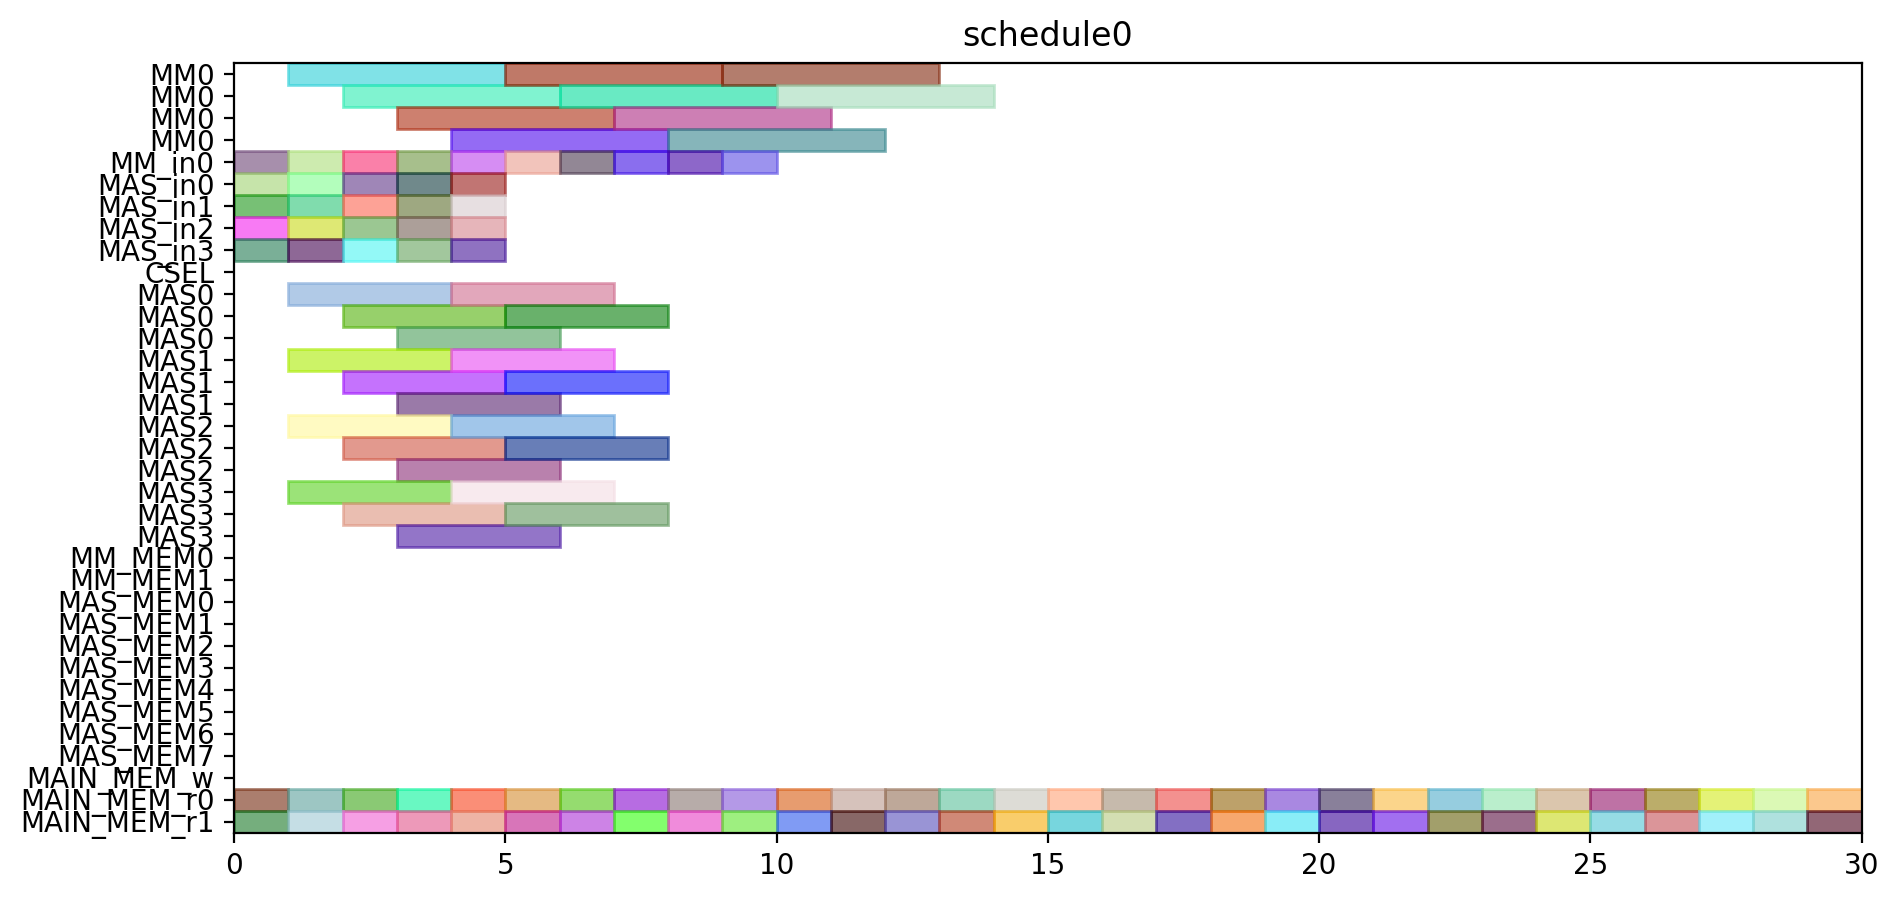

Write the Python code that produced this figure.
from pyschedule import Scenario, solvers, plotters, alt


def solve():
	horizon = 131
	S = Scenario("schedule0", horizon=horizon)

	# resource
	MM = S.Resources('MM', num=1, size=4)
	MM_in = S.Resources('MM_in', num=1)
	MAS_in = S.Resources('MAS_in', num=4)
	CSEL = S.Resource('CSEL')
	MAS = S.Resources('MAS', num=4, size=3, periods=range(1, horizon))
	MM_MEM = S.Resources('MM_MEM', num=2)
	MAS_MEM = S.Resources('MAS_MEM', num=8)
	MAIN_MEM_w = S.Resource('MAIN_MEM_w', size=1)
	MAIN_MEM_r = S.Resources('MAIN_MEM_r', num=2)

	# result of previous scheduling

	# new tasks
	c_aa_a1_0 = S.Task('c_aa_a1_0', length=3, delay_cost=1)
	c_aa_a1_0 += alt(MAS)
	c_aa_a1_0_in = S.Task('c_aa_a1_0_in', length=1, delay_cost=1)
	c_aa_a1_0_in += alt(MAS_in)
	S += c_aa_a1_0_in*MAS_in[0]<=c_aa_a1_0*MAS[0]

	S += c_aa_a1_0_in*MAS_in[1]<=c_aa_a1_0*MAS[1]

	S += c_aa_a1_0_in*MAS_in[2]<=c_aa_a1_0*MAS[2]

	S += c_aa_a1_0_in*MAS_in[3]<=c_aa_a1_0*MAS[3]

	c_aa_a1_0_mem0 = S.Task('c_aa_a1_0_mem0', length=1, delay_cost=1)
	c_aa_a1_0_mem0 += MAIN_MEM_r[0]
	c_aa_a1_0_mem1 = S.Task('c_aa_a1_0_mem1', length=1, delay_cost=1)
	c_aa_a1_0_mem1 += MAIN_MEM_r[1]
	c_aa_a1_1 = S.Task('c_aa_a1_1', length=3, delay_cost=1)
	c_aa_a1_1 += alt(MAS)
	c_aa_a1_1_in = S.Task('c_aa_a1_1_in', length=1, delay_cost=1)
	c_aa_a1_1_in += alt(MAS_in)
	S += c_aa_a1_1_in*MAS_in[0]<=c_aa_a1_1*MAS[0]

	S += c_aa_a1_1_in*MAS_in[1]<=c_aa_a1_1*MAS[1]

	S += c_aa_a1_1_in*MAS_in[2]<=c_aa_a1_1*MAS[2]

	S += c_aa_a1_1_in*MAS_in[3]<=c_aa_a1_1*MAS[3]

	c_aa_a1_1_mem0 = S.Task('c_aa_a1_1_mem0', length=1, delay_cost=1)
	c_aa_a1_1_mem0 += MAIN_MEM_r[0]
	c_aa_a1_1_mem1 = S.Task('c_aa_a1_1_mem1', length=1, delay_cost=1)
	c_aa_a1_1_mem1 += MAIN_MEM_r[1]
	c_aa_t10 = S.Task('c_aa_t10', length=3, delay_cost=1)
	c_aa_t10 += alt(MAS)
	c_aa_t10_in = S.Task('c_aa_t10_in', length=1, delay_cost=1)
	c_aa_t10_in += alt(MAS_in)
	S += c_aa_t10_in*MAS_in[0]<=c_aa_t10*MAS[0]

	S += c_aa_t10_in*MAS_in[1]<=c_aa_t10*MAS[1]

	S += c_aa_t10_in*MAS_in[2]<=c_aa_t10*MAS[2]

	S += c_aa_t10_in*MAS_in[3]<=c_aa_t10*MAS[3]

	c_aa_t10_mem0 = S.Task('c_aa_t10_mem0', length=1, delay_cost=1)
	c_aa_t10_mem0 += MAIN_MEM_r[0]
	c_aa_t10_mem1 = S.Task('c_aa_t10_mem1', length=1, delay_cost=1)
	c_aa_t10_mem1 += MAIN_MEM_r[1]
	c_aa_t11 = S.Task('c_aa_t11', length=3, delay_cost=1)
	c_aa_t11 += alt(MAS)
	c_aa_t11_in = S.Task('c_aa_t11_in', length=1, delay_cost=1)
	c_aa_t11_in += alt(MAS_in)
	S += c_aa_t11_in*MAS_in[0]<=c_aa_t11*MAS[0]

	S += c_aa_t11_in*MAS_in[1]<=c_aa_t11*MAS[1]

	S += c_aa_t11_in*MAS_in[2]<=c_aa_t11*MAS[2]

	S += c_aa_t11_in*MAS_in[3]<=c_aa_t11*MAS[3]

	c_aa_t11_mem0 = S.Task('c_aa_t11_mem0', length=1, delay_cost=1)
	c_aa_t11_mem0 += MAIN_MEM_r[0]
	c_aa_t11_mem1 = S.Task('c_aa_t11_mem1', length=1, delay_cost=1)
	c_aa_t11_mem1 += MAIN_MEM_r[1]
	c_aa_t3_t0 = S.Task('c_aa_t3_t0', length=4, delay_cost=1)
	c_aa_t3_t0 += alt(MM)
	c_aa_t3_t0_in = S.Task('c_aa_t3_t0_in', length=1, delay_cost=1)
	c_aa_t3_t0_in += alt(MM_in)
	S += c_aa_t3_t0_in*MM_in[0]<=c_aa_t3_t0*MM[0]

	c_aa_t3_t0_mem0 = S.Task('c_aa_t3_t0_mem0', length=1, delay_cost=1)
	c_aa_t3_t0_mem0 += MAIN_MEM_r[0]
	c_aa_t3_t0_mem1 = S.Task('c_aa_t3_t0_mem1', length=1, delay_cost=1)
	c_aa_t3_t0_mem1 += MAIN_MEM_r[1]
	c_aa_t3_t1 = S.Task('c_aa_t3_t1', length=4, delay_cost=1)
	c_aa_t3_t1 += alt(MM)
	c_aa_t3_t1_in = S.Task('c_aa_t3_t1_in', length=1, delay_cost=1)
	c_aa_t3_t1_in += alt(MM_in)
	S += c_aa_t3_t1_in*MM_in[0]<=c_aa_t3_t1*MM[0]

	c_aa_t3_t1_mem0 = S.Task('c_aa_t3_t1_mem0', length=1, delay_cost=1)
	c_aa_t3_t1_mem0 += MAIN_MEM_r[0]
	c_aa_t3_t1_mem1 = S.Task('c_aa_t3_t1_mem1', length=1, delay_cost=1)
	c_aa_t3_t1_mem1 += MAIN_MEM_r[1]
	c_aa_t3_t2 = S.Task('c_aa_t3_t2', length=3, delay_cost=1)
	c_aa_t3_t2 += alt(MAS)
	c_aa_t3_t2_in = S.Task('c_aa_t3_t2_in', length=1, delay_cost=1)
	c_aa_t3_t2_in += alt(MAS_in)
	S += c_aa_t3_t2_in*MAS_in[0]<=c_aa_t3_t2*MAS[0]

	S += c_aa_t3_t2_in*MAS_in[1]<=c_aa_t3_t2*MAS[1]

	S += c_aa_t3_t2_in*MAS_in[2]<=c_aa_t3_t2*MAS[2]

	S += c_aa_t3_t2_in*MAS_in[3]<=c_aa_t3_t2*MAS[3]

	c_aa_t3_t2_mem0 = S.Task('c_aa_t3_t2_mem0', length=1, delay_cost=1)
	c_aa_t3_t2_mem0 += MAIN_MEM_r[0]
	c_aa_t3_t2_mem1 = S.Task('c_aa_t3_t2_mem1', length=1, delay_cost=1)
	c_aa_t3_t2_mem1 += MAIN_MEM_r[1]
	c_aa_t3_t3 = S.Task('c_aa_t3_t3', length=3, delay_cost=1)
	c_aa_t3_t3 += alt(MAS)
	c_aa_t3_t3_in = S.Task('c_aa_t3_t3_in', length=1, delay_cost=1)
	c_aa_t3_t3_in += alt(MAS_in)
	S += c_aa_t3_t3_in*MAS_in[0]<=c_aa_t3_t3*MAS[0]

	S += c_aa_t3_t3_in*MAS_in[1]<=c_aa_t3_t3*MAS[1]

	S += c_aa_t3_t3_in*MAS_in[2]<=c_aa_t3_t3*MAS[2]

	S += c_aa_t3_t3_in*MAS_in[3]<=c_aa_t3_t3*MAS[3]

	c_aa_t3_t3_mem0 = S.Task('c_aa_t3_t3_mem0', length=1, delay_cost=1)
	c_aa_t3_t3_mem0 += MAIN_MEM_r[0]
	c_aa_t3_t3_mem1 = S.Task('c_aa_t3_t3_mem1', length=1, delay_cost=1)
	c_aa_t3_t3_mem1 += MAIN_MEM_r[1]
	c_bb_a1_0 = S.Task('c_bb_a1_0', length=3, delay_cost=1)
	c_bb_a1_0 += alt(MAS)
	c_bb_a1_0_in = S.Task('c_bb_a1_0_in', length=1, delay_cost=1)
	c_bb_a1_0_in += alt(MAS_in)
	S += c_bb_a1_0_in*MAS_in[0]<=c_bb_a1_0*MAS[0]

	S += c_bb_a1_0_in*MAS_in[1]<=c_bb_a1_0*MAS[1]

	S += c_bb_a1_0_in*MAS_in[2]<=c_bb_a1_0*MAS[2]

	S += c_bb_a1_0_in*MAS_in[3]<=c_bb_a1_0*MAS[3]

	c_bb_a1_0_mem0 = S.Task('c_bb_a1_0_mem0', length=1, delay_cost=1)
	c_bb_a1_0_mem0 += MAIN_MEM_r[0]
	c_bb_a1_0_mem1 = S.Task('c_bb_a1_0_mem1', length=1, delay_cost=1)
	c_bb_a1_0_mem1 += MAIN_MEM_r[1]
	c_bb_a1_1 = S.Task('c_bb_a1_1', length=3, delay_cost=1)
	c_bb_a1_1 += alt(MAS)
	c_bb_a1_1_in = S.Task('c_bb_a1_1_in', length=1, delay_cost=1)
	c_bb_a1_1_in += alt(MAS_in)
	S += c_bb_a1_1_in*MAS_in[0]<=c_bb_a1_1*MAS[0]

	S += c_bb_a1_1_in*MAS_in[1]<=c_bb_a1_1*MAS[1]

	S += c_bb_a1_1_in*MAS_in[2]<=c_bb_a1_1*MAS[2]

	S += c_bb_a1_1_in*MAS_in[3]<=c_bb_a1_1*MAS[3]

	c_bb_a1_1_mem0 = S.Task('c_bb_a1_1_mem0', length=1, delay_cost=1)
	c_bb_a1_1_mem0 += MAIN_MEM_r[0]
	c_bb_a1_1_mem1 = S.Task('c_bb_a1_1_mem1', length=1, delay_cost=1)
	c_bb_a1_1_mem1 += MAIN_MEM_r[1]
	c_bb_t10 = S.Task('c_bb_t10', length=3, delay_cost=1)
	c_bb_t10 += alt(MAS)
	c_bb_t10_in = S.Task('c_bb_t10_in', length=1, delay_cost=1)
	c_bb_t10_in += alt(MAS_in)
	S += c_bb_t10_in*MAS_in[0]<=c_bb_t10*MAS[0]

	S += c_bb_t10_in*MAS_in[1]<=c_bb_t10*MAS[1]

	S += c_bb_t10_in*MAS_in[2]<=c_bb_t10*MAS[2]

	S += c_bb_t10_in*MAS_in[3]<=c_bb_t10*MAS[3]

	c_bb_t10_mem0 = S.Task('c_bb_t10_mem0', length=1, delay_cost=1)
	c_bb_t10_mem0 += MAIN_MEM_r[0]
	c_bb_t10_mem1 = S.Task('c_bb_t10_mem1', length=1, delay_cost=1)
	c_bb_t10_mem1 += MAIN_MEM_r[1]
	c_bb_t11 = S.Task('c_bb_t11', length=3, delay_cost=1)
	c_bb_t11 += alt(MAS)
	c_bb_t11_in = S.Task('c_bb_t11_in', length=1, delay_cost=1)
	c_bb_t11_in += alt(MAS_in)
	S += c_bb_t11_in*MAS_in[0]<=c_bb_t11*MAS[0]

	S += c_bb_t11_in*MAS_in[1]<=c_bb_t11*MAS[1]

	S += c_bb_t11_in*MAS_in[2]<=c_bb_t11*MAS[2]

	S += c_bb_t11_in*MAS_in[3]<=c_bb_t11*MAS[3]

	c_bb_t11_mem0 = S.Task('c_bb_t11_mem0', length=1, delay_cost=1)
	c_bb_t11_mem0 += MAIN_MEM_r[0]
	c_bb_t11_mem1 = S.Task('c_bb_t11_mem1', length=1, delay_cost=1)
	c_bb_t11_mem1 += MAIN_MEM_r[1]
	c_bb_t3_t0 = S.Task('c_bb_t3_t0', length=4, delay_cost=1)
	c_bb_t3_t0 += alt(MM)
	c_bb_t3_t0_in = S.Task('c_bb_t3_t0_in', length=1, delay_cost=1)
	c_bb_t3_t0_in += alt(MM_in)
	S += c_bb_t3_t0_in*MM_in[0]<=c_bb_t3_t0*MM[0]

	c_bb_t3_t0_mem0 = S.Task('c_bb_t3_t0_mem0', length=1, delay_cost=1)
	c_bb_t3_t0_mem0 += MAIN_MEM_r[0]
	c_bb_t3_t0_mem1 = S.Task('c_bb_t3_t0_mem1', length=1, delay_cost=1)
	c_bb_t3_t0_mem1 += MAIN_MEM_r[1]
	c_bb_t3_t1 = S.Task('c_bb_t3_t1', length=4, delay_cost=1)
	c_bb_t3_t1 += alt(MM)
	c_bb_t3_t1_in = S.Task('c_bb_t3_t1_in', length=1, delay_cost=1)
	c_bb_t3_t1_in += alt(MM_in)
	S += c_bb_t3_t1_in*MM_in[0]<=c_bb_t3_t1*MM[0]

	c_bb_t3_t1_mem0 = S.Task('c_bb_t3_t1_mem0', length=1, delay_cost=1)
	c_bb_t3_t1_mem0 += MAIN_MEM_r[0]
	c_bb_t3_t1_mem1 = S.Task('c_bb_t3_t1_mem1', length=1, delay_cost=1)
	c_bb_t3_t1_mem1 += MAIN_MEM_r[1]
	c_bb_t3_t2 = S.Task('c_bb_t3_t2', length=3, delay_cost=1)
	c_bb_t3_t2 += alt(MAS)
	c_bb_t3_t2_in = S.Task('c_bb_t3_t2_in', length=1, delay_cost=1)
	c_bb_t3_t2_in += alt(MAS_in)
	S += c_bb_t3_t2_in*MAS_in[0]<=c_bb_t3_t2*MAS[0]

	S += c_bb_t3_t2_in*MAS_in[1]<=c_bb_t3_t2*MAS[1]

	S += c_bb_t3_t2_in*MAS_in[2]<=c_bb_t3_t2*MAS[2]

	S += c_bb_t3_t2_in*MAS_in[3]<=c_bb_t3_t2*MAS[3]

	c_bb_t3_t2_mem0 = S.Task('c_bb_t3_t2_mem0', length=1, delay_cost=1)
	c_bb_t3_t2_mem0 += MAIN_MEM_r[0]
	c_bb_t3_t2_mem1 = S.Task('c_bb_t3_t2_mem1', length=1, delay_cost=1)
	c_bb_t3_t2_mem1 += MAIN_MEM_r[1]
	c_bb_t3_t3 = S.Task('c_bb_t3_t3', length=3, delay_cost=1)
	c_bb_t3_t3 += alt(MAS)
	c_bb_t3_t3_in = S.Task('c_bb_t3_t3_in', length=1, delay_cost=1)
	c_bb_t3_t3_in += alt(MAS_in)
	S += c_bb_t3_t3_in*MAS_in[0]<=c_bb_t3_t3*MAS[0]

	S += c_bb_t3_t3_in*MAS_in[1]<=c_bb_t3_t3*MAS[1]

	S += c_bb_t3_t3_in*MAS_in[2]<=c_bb_t3_t3*MAS[2]

	S += c_bb_t3_t3_in*MAS_in[3]<=c_bb_t3_t3*MAS[3]

	c_bb_t3_t3_mem0 = S.Task('c_bb_t3_t3_mem0', length=1, delay_cost=1)
	c_bb_t3_t3_mem0 += MAIN_MEM_r[0]
	c_bb_t3_t3_mem1 = S.Task('c_bb_t3_t3_mem1', length=1, delay_cost=1)
	c_bb_t3_t3_mem1 += MAIN_MEM_r[1]
	c_cc_a1_0 = S.Task('c_cc_a1_0', length=3, delay_cost=1)
	c_cc_a1_0 += alt(MAS)
	c_cc_a1_0_in = S.Task('c_cc_a1_0_in', length=1, delay_cost=1)
	c_cc_a1_0_in += alt(MAS_in)
	S += c_cc_a1_0_in*MAS_in[0]<=c_cc_a1_0*MAS[0]

	S += c_cc_a1_0_in*MAS_in[1]<=c_cc_a1_0*MAS[1]

	S += c_cc_a1_0_in*MAS_in[2]<=c_cc_a1_0*MAS[2]

	S += c_cc_a1_0_in*MAS_in[3]<=c_cc_a1_0*MAS[3]

	c_cc_a1_0_mem0 = S.Task('c_cc_a1_0_mem0', length=1, delay_cost=1)
	c_cc_a1_0_mem0 += MAIN_MEM_r[0]
	c_cc_a1_0_mem1 = S.Task('c_cc_a1_0_mem1', length=1, delay_cost=1)
	c_cc_a1_0_mem1 += MAIN_MEM_r[1]
	c_cc_a1_1 = S.Task('c_cc_a1_1', length=3, delay_cost=1)
	c_cc_a1_1 += alt(MAS)
	c_cc_a1_1_in = S.Task('c_cc_a1_1_in', length=1, delay_cost=1)
	c_cc_a1_1_in += alt(MAS_in)
	S += c_cc_a1_1_in*MAS_in[0]<=c_cc_a1_1*MAS[0]

	S += c_cc_a1_1_in*MAS_in[1]<=c_cc_a1_1*MAS[1]

	S += c_cc_a1_1_in*MAS_in[2]<=c_cc_a1_1*MAS[2]

	S += c_cc_a1_1_in*MAS_in[3]<=c_cc_a1_1*MAS[3]

	c_cc_a1_1_mem0 = S.Task('c_cc_a1_1_mem0', length=1, delay_cost=1)
	c_cc_a1_1_mem0 += MAIN_MEM_r[0]
	c_cc_a1_1_mem1 = S.Task('c_cc_a1_1_mem1', length=1, delay_cost=1)
	c_cc_a1_1_mem1 += MAIN_MEM_r[1]
	c_cc_t10 = S.Task('c_cc_t10', length=3, delay_cost=1)
	c_cc_t10 += alt(MAS)
	c_cc_t10_in = S.Task('c_cc_t10_in', length=1, delay_cost=1)
	c_cc_t10_in += alt(MAS_in)
	S += c_cc_t10_in*MAS_in[0]<=c_cc_t10*MAS[0]

	S += c_cc_t10_in*MAS_in[1]<=c_cc_t10*MAS[1]

	S += c_cc_t10_in*MAS_in[2]<=c_cc_t10*MAS[2]

	S += c_cc_t10_in*MAS_in[3]<=c_cc_t10*MAS[3]

	c_cc_t10_mem0 = S.Task('c_cc_t10_mem0', length=1, delay_cost=1)
	c_cc_t10_mem0 += MAIN_MEM_r[0]
	c_cc_t10_mem1 = S.Task('c_cc_t10_mem1', length=1, delay_cost=1)
	c_cc_t10_mem1 += MAIN_MEM_r[1]
	c_cc_t11 = S.Task('c_cc_t11', length=3, delay_cost=1)
	c_cc_t11 += alt(MAS)
	c_cc_t11_in = S.Task('c_cc_t11_in', length=1, delay_cost=1)
	c_cc_t11_in += alt(MAS_in)
	S += c_cc_t11_in*MAS_in[0]<=c_cc_t11*MAS[0]

	S += c_cc_t11_in*MAS_in[1]<=c_cc_t11*MAS[1]

	S += c_cc_t11_in*MAS_in[2]<=c_cc_t11*MAS[2]

	S += c_cc_t11_in*MAS_in[3]<=c_cc_t11*MAS[3]

	c_cc_t11_mem0 = S.Task('c_cc_t11_mem0', length=1, delay_cost=1)
	c_cc_t11_mem0 += MAIN_MEM_r[0]
	c_cc_t11_mem1 = S.Task('c_cc_t11_mem1', length=1, delay_cost=1)
	c_cc_t11_mem1 += MAIN_MEM_r[1]
	c_cc_t3_t0 = S.Task('c_cc_t3_t0', length=4, delay_cost=1)
	c_cc_t3_t0 += alt(MM)
	c_cc_t3_t0_in = S.Task('c_cc_t3_t0_in', length=1, delay_cost=1)
	c_cc_t3_t0_in += alt(MM_in)
	S += c_cc_t3_t0_in*MM_in[0]<=c_cc_t3_t0*MM[0]

	c_cc_t3_t0_mem0 = S.Task('c_cc_t3_t0_mem0', length=1, delay_cost=1)
	c_cc_t3_t0_mem0 += MAIN_MEM_r[0]
	c_cc_t3_t0_mem1 = S.Task('c_cc_t3_t0_mem1', length=1, delay_cost=1)
	c_cc_t3_t0_mem1 += MAIN_MEM_r[1]
	c_cc_t3_t1 = S.Task('c_cc_t3_t1', length=4, delay_cost=1)
	c_cc_t3_t1 += alt(MM)
	c_cc_t3_t1_in = S.Task('c_cc_t3_t1_in', length=1, delay_cost=1)
	c_cc_t3_t1_in += alt(MM_in)
	S += c_cc_t3_t1_in*MM_in[0]<=c_cc_t3_t1*MM[0]

	c_cc_t3_t1_mem0 = S.Task('c_cc_t3_t1_mem0', length=1, delay_cost=1)
	c_cc_t3_t1_mem0 += MAIN_MEM_r[0]
	c_cc_t3_t1_mem1 = S.Task('c_cc_t3_t1_mem1', length=1, delay_cost=1)
	c_cc_t3_t1_mem1 += MAIN_MEM_r[1]
	c_cc_t3_t2 = S.Task('c_cc_t3_t2', length=3, delay_cost=1)
	c_cc_t3_t2 += alt(MAS)
	c_cc_t3_t2_in = S.Task('c_cc_t3_t2_in', length=1, delay_cost=1)
	c_cc_t3_t2_in += alt(MAS_in)
	S += c_cc_t3_t2_in*MAS_in[0]<=c_cc_t3_t2*MAS[0]

	S += c_cc_t3_t2_in*MAS_in[1]<=c_cc_t3_t2*MAS[1]

	S += c_cc_t3_t2_in*MAS_in[2]<=c_cc_t3_t2*MAS[2]

	S += c_cc_t3_t2_in*MAS_in[3]<=c_cc_t3_t2*MAS[3]

	c_cc_t3_t2_mem0 = S.Task('c_cc_t3_t2_mem0', length=1, delay_cost=1)
	c_cc_t3_t2_mem0 += MAIN_MEM_r[0]
	c_cc_t3_t2_mem1 = S.Task('c_cc_t3_t2_mem1', length=1, delay_cost=1)
	c_cc_t3_t2_mem1 += MAIN_MEM_r[1]
	c_cc_t3_t3 = S.Task('c_cc_t3_t3', length=3, delay_cost=1)
	c_cc_t3_t3 += alt(MAS)
	c_cc_t3_t3_in = S.Task('c_cc_t3_t3_in', length=1, delay_cost=1)
	c_cc_t3_t3_in += alt(MAS_in)
	S += c_cc_t3_t3_in*MAS_in[0]<=c_cc_t3_t3*MAS[0]

	S += c_cc_t3_t3_in*MAS_in[1]<=c_cc_t3_t3*MAS[1]

	S += c_cc_t3_t3_in*MAS_in[2]<=c_cc_t3_t3*MAS[2]

	S += c_cc_t3_t3_in*MAS_in[3]<=c_cc_t3_t3*MAS[3]

	c_cc_t3_t3_mem0 = S.Task('c_cc_t3_t3_mem0', length=1, delay_cost=1)
	c_cc_t3_t3_mem0 += MAIN_MEM_r[0]
	c_cc_t3_t3_mem1 = S.Task('c_cc_t3_t3_mem1', length=1, delay_cost=1)
	c_cc_t3_t3_mem1 += MAIN_MEM_r[1]
	c_ab_t0_t0 = S.Task('c_ab_t0_t0', length=4, delay_cost=1)
	c_ab_t0_t0 += alt(MM)
	c_ab_t0_t0_in = S.Task('c_ab_t0_t0_in', length=1, delay_cost=1)
	c_ab_t0_t0_in += alt(MM_in)
	S += c_ab_t0_t0_in*MM_in[0]<=c_ab_t0_t0*MM[0]

	c_ab_t0_t0_mem0 = S.Task('c_ab_t0_t0_mem0', length=1, delay_cost=1)
	c_ab_t0_t0_mem0 += MAIN_MEM_r[0]
	c_ab_t0_t0_mem1 = S.Task('c_ab_t0_t0_mem1', length=1, delay_cost=1)
	c_ab_t0_t0_mem1 += MAIN_MEM_r[1]
	c_ab_t0_t1 = S.Task('c_ab_t0_t1', length=4, delay_cost=1)
	c_ab_t0_t1 += alt(MM)
	c_ab_t0_t1_in = S.Task('c_ab_t0_t1_in', length=1, delay_cost=1)
	c_ab_t0_t1_in += alt(MM_in)
	S += c_ab_t0_t1_in*MM_in[0]<=c_ab_t0_t1*MM[0]

	c_ab_t0_t1_mem0 = S.Task('c_ab_t0_t1_mem0', length=1, delay_cost=1)
	c_ab_t0_t1_mem0 += MAIN_MEM_r[0]
	c_ab_t0_t1_mem1 = S.Task('c_ab_t0_t1_mem1', length=1, delay_cost=1)
	c_ab_t0_t1_mem1 += MAIN_MEM_r[1]
	c_ab_t0_t2 = S.Task('c_ab_t0_t2', length=3, delay_cost=1)
	c_ab_t0_t2 += alt(MAS)
	c_ab_t0_t2_in = S.Task('c_ab_t0_t2_in', length=1, delay_cost=1)
	c_ab_t0_t2_in += alt(MAS_in)
	S += c_ab_t0_t2_in*MAS_in[0]<=c_ab_t0_t2*MAS[0]

	S += c_ab_t0_t2_in*MAS_in[1]<=c_ab_t0_t2*MAS[1]

	S += c_ab_t0_t2_in*MAS_in[2]<=c_ab_t0_t2*MAS[2]

	S += c_ab_t0_t2_in*MAS_in[3]<=c_ab_t0_t2*MAS[3]

	c_ab_t0_t2_mem0 = S.Task('c_ab_t0_t2_mem0', length=1, delay_cost=1)
	c_ab_t0_t2_mem0 += MAIN_MEM_r[0]
	c_ab_t0_t2_mem1 = S.Task('c_ab_t0_t2_mem1', length=1, delay_cost=1)
	c_ab_t0_t2_mem1 += MAIN_MEM_r[1]
	c_ab_t0_t3 = S.Task('c_ab_t0_t3', length=3, delay_cost=1)
	c_ab_t0_t3 += alt(MAS)
	c_ab_t0_t3_in = S.Task('c_ab_t0_t3_in', length=1, delay_cost=1)
	c_ab_t0_t3_in += alt(MAS_in)
	S += c_ab_t0_t3_in*MAS_in[0]<=c_ab_t0_t3*MAS[0]

	S += c_ab_t0_t3_in*MAS_in[1]<=c_ab_t0_t3*MAS[1]

	S += c_ab_t0_t3_in*MAS_in[2]<=c_ab_t0_t3*MAS[2]

	S += c_ab_t0_t3_in*MAS_in[3]<=c_ab_t0_t3*MAS[3]

	c_ab_t0_t3_mem0 = S.Task('c_ab_t0_t3_mem0', length=1, delay_cost=1)
	c_ab_t0_t3_mem0 += MAIN_MEM_r[0]
	c_ab_t0_t3_mem1 = S.Task('c_ab_t0_t3_mem1', length=1, delay_cost=1)
	c_ab_t0_t3_mem1 += MAIN_MEM_r[1]
	c_ab_t1_t0 = S.Task('c_ab_t1_t0', length=4, delay_cost=1)
	c_ab_t1_t0 += alt(MM)
	c_ab_t1_t0_in = S.Task('c_ab_t1_t0_in', length=1, delay_cost=1)
	c_ab_t1_t0_in += alt(MM_in)
	S += c_ab_t1_t0_in*MM_in[0]<=c_ab_t1_t0*MM[0]

	c_ab_t1_t0_mem0 = S.Task('c_ab_t1_t0_mem0', length=1, delay_cost=1)
	c_ab_t1_t0_mem0 += MAIN_MEM_r[0]
	c_ab_t1_t0_mem1 = S.Task('c_ab_t1_t0_mem1', length=1, delay_cost=1)
	c_ab_t1_t0_mem1 += MAIN_MEM_r[1]
	c_ab_t1_t1 = S.Task('c_ab_t1_t1', length=4, delay_cost=1)
	c_ab_t1_t1 += alt(MM)
	c_ab_t1_t1_in = S.Task('c_ab_t1_t1_in', length=1, delay_cost=1)
	c_ab_t1_t1_in += alt(MM_in)
	S += c_ab_t1_t1_in*MM_in[0]<=c_ab_t1_t1*MM[0]

	c_ab_t1_t1_mem0 = S.Task('c_ab_t1_t1_mem0', length=1, delay_cost=1)
	c_ab_t1_t1_mem0 += MAIN_MEM_r[0]
	c_ab_t1_t1_mem1 = S.Task('c_ab_t1_t1_mem1', length=1, delay_cost=1)
	c_ab_t1_t1_mem1 += MAIN_MEM_r[1]
	solvers.mip.solve(S,msg=1,kind='CPLEX',ratio_gap=1.01)

	solution = [['hoge']*len(S.solution()[1]) for i in range(len(S.solution()))]
	for i in range(len(S.solution())):
		for j in range(len(S.solution()[i])):
			solution[i][j]=str(S.solution()[i][j])
	print(solution)

	cycles = int(solution[-1][3])

	pic_file_name = "/home/mfukuda/ABE/multiRAM_multiMAS_16mux/scheduling_result/stage4MM1_stage3MAS4/FP12_INV_BEFORE_FPINV/schedule0.png"
	if(S.solution() != []):
		plotters.matplotlib.plot(S,img_filename=pic_file_name, show_task_labels=False, fig_size=(cycles*0.25+3, 5))

	return solution
